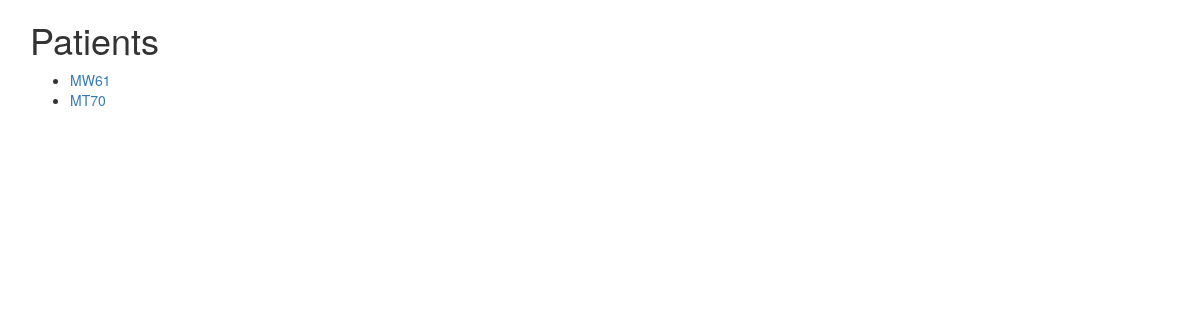
The app's page /sweatplot/, older data.
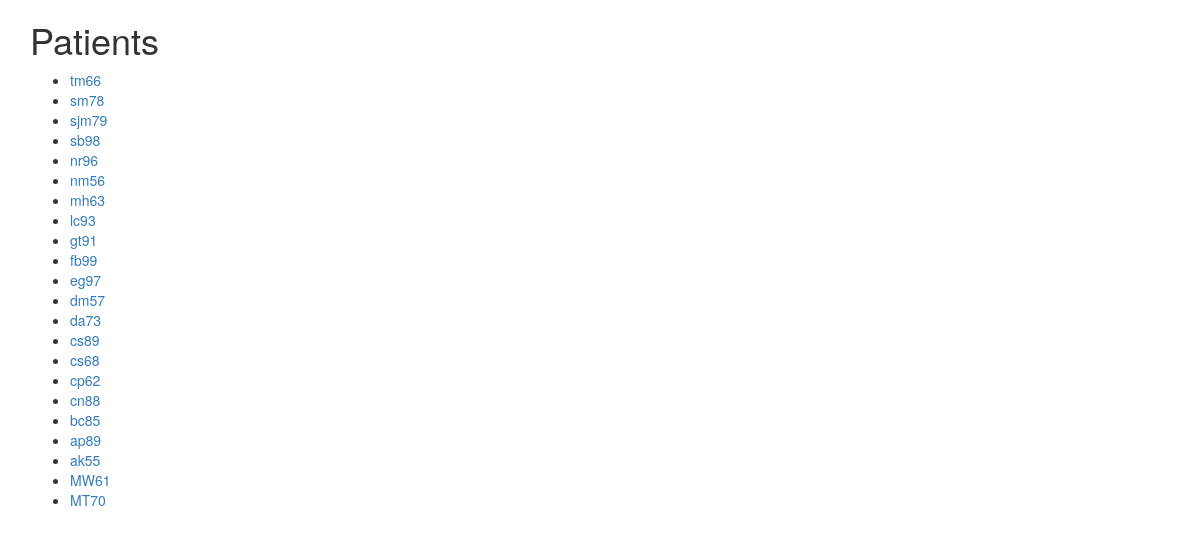
The same page, newer data.
### sweatplot_app/models.py (models this page shows, shortened)
class Patient(Model):
    name = CharField(max_length=50)
    age = CharField(default='0', max_length=20)
    diagnosis = CharField(max_length=300)
    gender = CharField(choices=[('Female', 'Female'), ('Male', 'Male'), ('Other', 'Other')], max_length=10)
    objects = PatientManager()

### sweatplot_app/views.py (the view)
def patient_list(request: HttpRequest) -> HttpResponse:
    p_list = [p.name for p in Patient.objects.order_by('-name')[:]]
    context = {'patient_list': p_list}
    return render(request, 'sweatplot_app/patient_list.html', context)

### sweatplot_app/templates/sweatplot_app/patient_list.html (shortened to what this page needs)
{% load bootstrap3 %}
{% bootstrap_css %}
<body>
  <div class="container">
    <h1> Patients </h1>
      <div class="col-md-8">
          {% if patient_list %}
          <ul>
              {% for patient in patient_list %}
                  <div class="row"><li><a href="/sweatplot/{{ patient }}/">{{ patient }}</a></li></div>
              {% endfor %}
          </ul>
          {% else %}
              <div class="row"><p>No patients are available.</p></div>
          {% endif %}
      </div>
  </div>
</body>

Row changes from the older to the newer data that the page shows:
added Patient: patient_list "tm66"
added Patient: patient_list "sm78"
added Patient: patient_list "sjm79"
added Patient: patient_list "sb98"
added Patient: patient_list "nr96"
added Patient: patient_list "nm56"
added Patient: patient_list "mh63"
added Patient: patient_list "lc93"
added Patient: patient_list "gt91"
added Patient: patient_list "fb99"
added Patient: patient_list "eg97"
added Patient: patient_list "dm57"
added Patient: patient_list "da73"
added Patient: patient_list "cs89"
added Patient: patient_list "cs68"
added Patient: patient_list "cp62"
added Patient: patient_list "cn88"
added Patient: patient_list "bc85"
added Patient: patient_list "ap89"
added Patient: patient_list "ak55"
